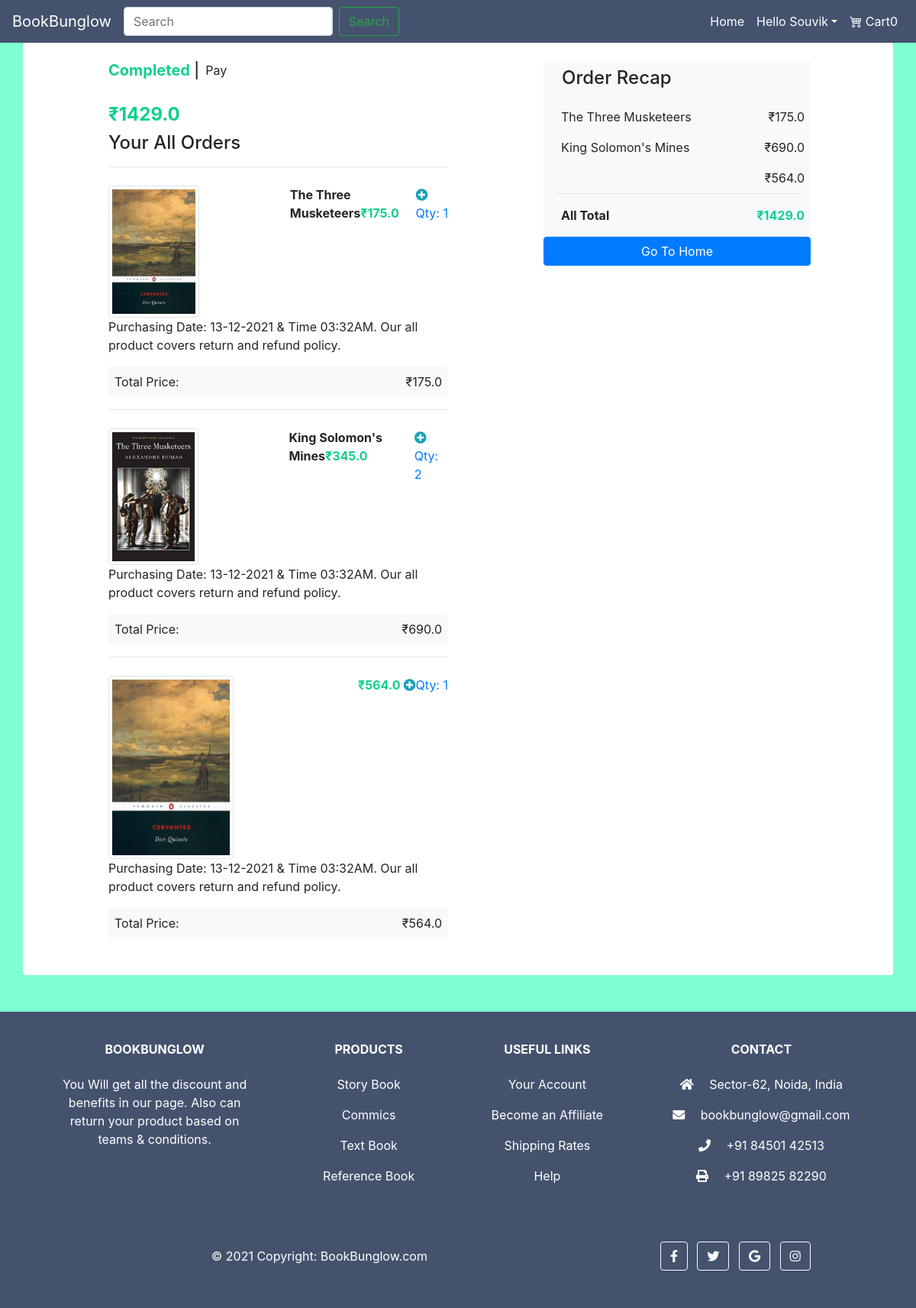
Screenshot of /account/orders (signed in) with the database file from the repository.
### tables this page shows
CREATE TABLE users 
		(userId INTEGER PRIMARY KEY, 
		password TEXT,
		email TEXT,
		firstName TEXT,
		lastName TEXT,
		address1 TEXT,
		address2 TEXT,
		zipcode TEXT,
		city TEXT,
		state TEXT,
		country TEXT, 
		phone TEXT
		);

CREATE TABLE orders
		(orderId INTEGER PRIMARY KEY,
      	userId INTEGER,
		productId INTEGER,
		qty INTEGER,
		totalprice REAL,
		purchasedate TEXT,
		purchasetime TEXT,
		FOREIGN KEY(userId) REFERENCES users(userId),
		FOREIGN KEY(productId) REFERENCES products(productId)
		);

CREATE TABLE products
		(productId INTEGER PRIMARY KEY,
		name TEXT,
		price REAL,
		description TEXT,
		image TEXT,
		stock INTEGER,
		categoryId INTEGER,
		FOREIGN KEY(categoryId) REFERENCES categories(categoryId)
		);

### app.py (the view)
@app.route('/account/orders')
def orders():
    if 'email' not in session:
        return redirect(url_for('loginForm'))
    loggedIn, firstName, noOfItems = getLoginDetails()
    email = session['email']
    with sqlite3.connect('database.db') as conn:
        cur = conn.cursor()
        cur.execute("SELECT userId FROM users WHERE email = '" + email + "'")
        userId = cur.fetchone()[0]
        cur.execute("SELECT products.productId, products.name, products.price, products.image, orders.qty, orders.totalprice, orders.purchasedate, orders.purchasetime FROM products, orders WHERE products.productId = orders.productId AND orders.userId = " + str(userId))
        productDetails = cur.fetchall()
    totalPrice = 0
    for product in productDetails:
        totalPrice += product[5]
    conn.commit()
    return render_template("orders.html", products = productDetails, totalPrice=totalPrice, loggedIn=loggedIn, firstName=firstName, noOfItems=noOfItems)

### app.py (called while the page is built)
def getLoginDetails():
    with sqlite3.connect('database.db') as conn:
        cur = conn.cursor()
        if 'email' not in session:
            loggedIn = False
            firstName = ''
            noOfItems = 0
        else:
            loggedIn = True
            cur.execute("SELECT userId, firstName FROM users WHERE email = '" + session['email'] + "'")
            userId, firstName = cur.fetchone()
            cur.execute("SELECT count(productId) FROM cart WHERE userId = " + str(userId))
            noOfItems = cur.fetchone()[0]
    conn.close()
    return (loggedIn, firstName, noOfItems)

### templates/orders.html (shortened to what this page needs)
<!DOCTYPE html>
<html lang="en">
<head>
    <link href="https://cdn.jsdelivr.net/npm/bootstrap-icons@1.3.0/font/bootstrap-icons.css" rel="stylesheet" />
    <link href="https://stackpath.bootstrapcdn.com/bootstrap/4.4.1/css/bootstrap.min.css" rel="stylesheet" />
    <link rel="stylesheet" href="https://pro.fontawesome.com/releases/v5.10.0/css/all.css" />
</head>
<body>
    <nav class="navbar navbar-expand-lg navbar-light" style="background-color: #45526e;">
        <a class="navbar-brand text-white" href="/">BookBunglow</a>
        <div class="collapse navbar-collapse" id="navbarSupportedContent">
            <form class="form-inline my-2 my-lg-0" action="{{ url_for( 'searchItem' ) }}">
                <input class="form-control mr-sm-2" type="text" name="searchQuery" placeholder="Search" aria-label="Search">
                <input class="btn btn-outline-success my-2 my-sm-0" type="submit" value="Search">
            </form>
            <ul class="navbar-nav ml-auto">
                <li class="nav-item active">
                    <a class="nav-link text-white" href="/">Home <span class="sr-only">(current)</span></a>
                </li>
                {% if not loggedIn %}
                <li class="nav-item">
                    <a class="nav-link text-white" href="/loginForm">Sign In/Sign Up</a>
                </li>
                {% else %}
                <li class="nav-item dropdown">
                    <a class="nav-link dropdown-toggle text-white" href="#" id="navbarDropdown" role="button" data-toggle="dropdown" aria-haspopup="true" aria-expanded="false">Hello {{firstName}}</a>
                </li>
                {% endif %}
                <li class="nav-item active">
                    <a class="nav-link text-white" href="/cart"><i class="bi bi-cart4"></i> Cart{{noOfItems}}<span class="sr-only">(current)</span></a>
                </li>
            </ul>
        </div>
    </nav>
    <div class="container rounded bg-white container-fluid">
        <div class="row d-flex justify-content-center pb-5">
            <div class="col-sm-5 col-md-5 ml-1 mobileVisible">
                <div class="py-4 d-flex flex-row">
                    <h5><b class="green">Completed</b> | </h5><span class="pl-2">Pay</span>
                </div>
                <h4 class="green">₹{{ totalPrice }}</h4>
                <h4>Your All Orders</h4>
                {% for product in products %}
                <hr>
                <div class="d-flex pt-2">
                    <div class="justify-content-center">
                        <img src="{{ url_for( 'static', filename='uploads/' + product[4] | string() + '.jpg') }}" class="img-thumbnail img-fluid" alt="{{product[1]}}">
                    </div>
                    <div>
                        <p><b>{{ product[1] }}</b><span class="green">₹{{ product[2] }}</span></p>
                    </div>
                    <div class="ml-auto">
                        <p class="text-primary"><i class="fa fa-plus-circle text-info"></i>Qty: {{ product[4] }}</p>
                    </div>
                </div>
                <p>Purchasing Date: {{ product[6] }} & Time {{ product[7] }}. Our all product covers return and refund policy.</p>
                <div class="rounded bg-light d-flex">
                    <div class="p-2">Total Price:</div>
                    <div class="ml-auto p-2">₹{{ product[5] }}</div>
                </div>
                {% endfor %}
            </div>
            <div class="col-sm-3 col-md-4 offset-md-1 mobile mt-lg-4 mt-md-4 mt-sm-3">
                <div class="bg-light rounded d-flex flex-column">
                    <div class="p-2 ml-3">
                        <h4>Order Recap</h4>
                    </div>
                    {% for product in products %}
                    <div class="p-2 d-flex">
                        <div class="col-8">{{ product[1] }}</div>
                        <div class="ml-auto">₹{{ product[5] }}</div>
                    </div>
                    {% endfor %}
                    <div class="border-top px-4 mx-3"></div>
                    <div class="p-2 d-flex pt-3">
                        <div class="col-8"><b>All Total</b></div>
                        <div class="ml-auto"><b class="green">₹{{ totalPrice }}</b></div>
                    </div>
                    <div class="pt-2">
                        <div> <a href="{{ url_for('root') }}" class="btn btn-primary btn-block">Go To Home</a></div>
                    </div>
                </div>
            </div>
        </div>
    </div>
    <div class="mt-5">
        <footer class="text-center text-lg-start text-white" style="background-color: #45526e">
            <div class="container p-4 pb-0">
                <section class="">
                    <div class="row">
                        <div class="col-md-3 col-lg-3 col-xl-3 mx-auto mt-3">
                            <h6 class="text-uppercase mb-4 font-weight-bold">
                                BookBunglow
                            </h6>
                            <p>You Will get all the discount and benefits in our page. Also can return your product based on teams & conditions.</p>
                        </div>
                        <div class="col-md-2 col-lg-2 col-xl-2 mx-auto mt-3">
                            <h6 class="text-uppercase mb-4 font-weight-bold">Products</h6>
                            <p><a class="text-white">Story Book</a></p>
                            <p><a class="text-white">Commics</a></p>
                            <p><a class="text-white">Text Book</a></p>
                            <p><a class="text-white">Reference Book</a></p>
                        </div>
                        <div class="col-md-3 col-lg-2 col-xl-2 mx-auto mt-3">
                            <h6 class="text-uppercase mb-4 font-weight-bold">
                                Useful links
                            </h6>
                            <p><a class="text-white">Your Account</a></p>
                            <p><a class="text-white">Become an Affiliate</a></p>
                            <p><a class="text-white">Shipping Rates</a></p>
                            <p><a class="text-white">Help</a></p>
                        </div>
                        <div class="col-md-4 col-lg-3 col-xl-3 mx-auto mt-3">
                            <h6 class="text-uppercase mb-4 font-weight-bold">Contact</h6>
                            <p><i class="fas fa-home mr-3"></i> Sector-62, Noida, India</p>
                            <p><i class="fas fa-envelope mr-3"></i> bookbunglow@gmail.com</p>
                            <p><i class="fas fa-phone mr-3"></i> +91 84501 42513</p>
                            <p><i class="fas fa-print mr-3"></i> +91 89825 82290</p>
                        </div>
                    </div>
                </section>
                <hr class="my-3">
                <section class="p-3 pt-0">
                    <div class="row d-flex align-items-center">
                        <div class="col-md-7 col-lg-8 text-center text-md-start">
                            <div class="p-3">
                                © 2021 Copyright:
                                <a class="text-white" href="https://mdbootstrap.com/">BookBunglow.com</a>
                            </div>
                        </div>
                        <div class="col-md-5 col-lg-4 ml-lg-0 text-center text-md-end">
                            <a class="btn btn-outline-light btn-floating m-1" href="https://www.facebook.com/sourocks1000/" class="text-white" role="button"><i class="fab fa-facebook-f"></i></a>
                            <a class="btn btn-outline-light btn-floating m-1" href="https://twitter.com/SouvikG28051701" class="text-white" role="button"><i class="fab fa-twitter"></i></a>
                            <a class="btn btn-outline-light btn-floating m-1" href="www.google.com" class="text-white" role="button"><i class="fab fa-google"></i></a>
                            <a class="btn btn-outline-light btn-floating m-1" href="https://www.instagram.com/rocks_riko/" class="text-white" role="button"><i class="fab fa-instagram"></i></a>
                        </div>
                    </div>
                </section>
            </div>
        </footer>
    </div>
</body>
</html>

### templates/orders.html (style rules this page uses)
body { background-color: aquamarine; }
.green { color: rgb(15, 207, 143); font-weight: 680 }
.img-thumbnail { width: 50%; height: 15; }

### rows the page displays
users: firstName "Souvik"
orders: name "The Three Musketeers", price "175.0", qty "1", purchasedate "13-12-2021", purchasetime "03:32AM", totalprice "175.0"
orders: shows a picture, name "King Solomon's Mines", price "345.0", qty "2", purchasedate "13-12-2021", purchasetime "03:32AM", totalprice "690.0"
orders: price "564.0", qty "1", purchasedate "13-12-2021", purchasetime "03:32AM", totalprice "564.0"

### other values shown
{{ noOfItems }} "0"
{{ totalPrice }} "1429.0"
